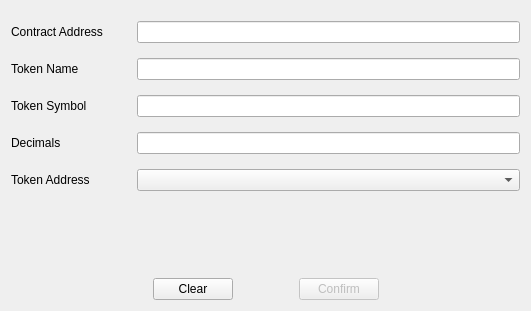
<?xml version="1.0" encoding="UTF-8"?>
<ui version="4.0">
 <class>AddTokenPage</class>
 <widget class="QWidget" name="AddTokenPage">
  <property name="geometry">
   <rect>
    <x>0</x>
    <y>0</y>
    <width>531</width>
    <height>311</height>
   </rect>
  </property>
  <property name="windowTitle">
   <string>Form</string>
  </property>
  <layout class="QVBoxLayout" name="verticalLayout">
   <item>
    <spacer name="verticalSpacer_2">
     <property name="orientation">
      <enum>Qt::Vertical</enum>
     </property>
     <property name="sizeType">
      <enum>QSizePolicy::Fixed</enum>
     </property>
     <property name="sizeHint" stdset="0">
      <size>
       <width>20</width>
       <height>10</height>
      </size>
     </property>
    </spacer>
   </item>
   <item>
    <layout class="QGridLayout" name="gridLayout">
     <property name="verticalSpacing">
      <number>15</number>
     </property>
     <item row="2" column="0">
      <widget class="QLabel" name="labelTokenSymbol">
       <property name="minimumSize">
        <size>
         <width>120</width>
         <height>0</height>
        </size>
       </property>
       <property name="text">
        <string>Token Symbol</string>
       </property>
      </widget>
     </item>
     <item row="3" column="1">
      <widget class="QLineEdit" name="lineEditDecimals">
       <property name="alignment">
        <set>Qt::AlignCenter</set>
       </property>
       <property name="readOnly">
        <bool>true</bool>
       </property>
      </widget>
     </item>
     <item row="3" column="0">
      <widget class="QLabel" name="labelDecimals">
       <property name="minimumSize">
        <size>
         <width>120</width>
         <height>0</height>
        </size>
       </property>
       <property name="text">
        <string>Decimals</string>
       </property>
      </widget>
     </item>
     <item row="1" column="1">
      <widget class="QLineEdit" name="lineEditTokenName">
       <property name="alignment">
        <set>Qt::AlignCenter</set>
       </property>
       <property name="readOnly">
        <bool>false</bool>
       </property>
      </widget>
     </item>
     <item row="0" column="0">
      <widget class="QLabel" name="labelContractAddress">
       <property name="minimumSize">
        <size>
         <width>120</width>
         <height>0</height>
        </size>
       </property>
       <property name="text">
        <string>Contract Address</string>
       </property>
      </widget>
     </item>
     <item row="2" column="1">
      <widget class="QLineEdit" name="lineEditTokenSymbol">
       <property name="alignment">
        <set>Qt::AlignCenter</set>
       </property>
       <property name="readOnly">
        <bool>false</bool>
       </property>
      </widget>
     </item>
     <item row="1" column="0">
      <widget class="QLabel" name="labelTokenName">
       <property name="minimumSize">
        <size>
         <width>120</width>
         <height>0</height>
        </size>
       </property>
       <property name="text">
        <string>Token Name</string>
       </property>
      </widget>
     </item>
     <item row="0" column="1">
      <widget class="QLineEdit" name="lineEditContractAddress">
       <property name="alignment">
        <set>Qt::AlignCenter</set>
       </property>
      </widget>
     </item>
     <item row="4" column="1">
      <layout class="QVBoxLayout" name="verticalLayout_2">
       <item>
        <widget class="AddressField" name="lineEditSenderAddress"/>
       </item>
       <item>
        <widget class="QLabel" name="labelDescription">
         <property name="sizePolicy">
          <sizepolicy hsizetype="Preferred" vsizetype="Preferred">
           <horstretch>0</horstretch>
           <verstretch>0</verstretch>
          </sizepolicy>
         </property>
         <property name="text">
          <string/>
         </property>
         <property name="alignment">
          <set>Qt::AlignLeading|Qt::AlignLeft|Qt::AlignVCenter</set>
         </property>
         <property name="wordWrap">
          <bool>true</bool>
         </property>
        </widget>
       </item>
      </layout>
     </item>
     <item row="4" column="0">
      <layout class="QVBoxLayout" name="verticalLayout_3">
       <item>
        <widget class="QLabel" name="label">
         <property name="minimumSize">
          <size>
           <width>120</width>
           <height>0</height>
          </size>
         </property>
         <property name="text">
          <string>Token Address</string>
         </property>
        </widget>
       </item>
       <item>
        <widget class="QLabel" name="labelSpacer">
         <property name="sizePolicy">
          <sizepolicy hsizetype="Preferred" vsizetype="Fixed">
           <horstretch>0</horstretch>
           <verstretch>0</verstretch>
          </sizepolicy>
         </property>
         <property name="text">
          <string/>
         </property>
        </widget>
       </item>
      </layout>
     </item>
    </layout>
   </item>
   <item>
    <spacer name="verticalSpacer">
     <property name="orientation">
      <enum>Qt::Vertical</enum>
     </property>
     <property name="sizeHint" stdset="0">
      <size>
       <width>20</width>
       <height>40</height>
      </size>
     </property>
    </spacer>
   </item>
   <item>
    <layout class="QHBoxLayout" name="horizontalLayout">
     <property name="rightMargin">
      <number>0</number>
     </property>
     <item>
      <spacer name="horizontalSpacer">
       <property name="orientation">
        <enum>Qt::Horizontal</enum>
       </property>
       <property name="sizeHint" stdset="0">
        <size>
         <width>40</width>
         <height>20</height>
        </size>
       </property>
      </spacer>
     </item>
     <item>
      <widget class="QPushButton" name="clearButton">
       <property name="text">
        <string>Clear</string>
       </property>
      </widget>
     </item>
     <item>
      <spacer name="horizontalSpacer_3">
       <property name="orientation">
        <enum>Qt::Horizontal</enum>
       </property>
       <property name="sizeType">
        <enum>QSizePolicy::Fixed</enum>
       </property>
       <property name="sizeHint" stdset="0">
        <size>
         <width>60</width>
         <height>20</height>
        </size>
       </property>
      </spacer>
     </item>
     <item>
      <widget class="QPushButton" name="confirmButton">
       <property name="enabled">
        <bool>false</bool>
       </property>
       <property name="text">
        <string>Confirm</string>
       </property>
      </widget>
     </item>
     <item>
      <spacer name="horizontalSpacer_2">
       <property name="orientation">
        <enum>Qt::Horizontal</enum>
       </property>
       <property name="sizeHint" stdset="0">
        <size>
         <width>40</width>
         <height>20</height>
        </size>
       </property>
      </spacer>
     </item>
    </layout>
   </item>
  </layout>
 </widget>
 <customwidgets>
  <customwidget>
   <class>AddressField</class>
   <extends>QComboBox</extends>
   <header>addressfield.h</header>
  </customwidget>
 </customwidgets>
 <resources/>
 <connections/>
</ui>
